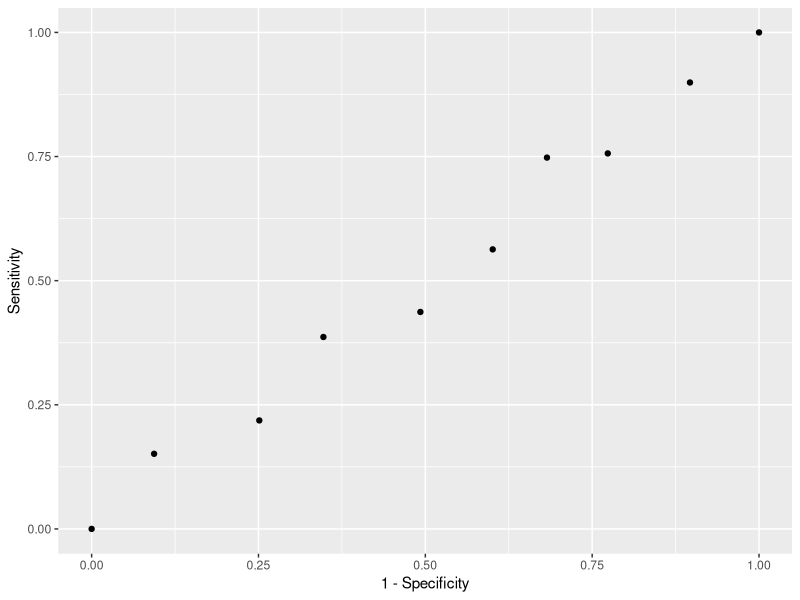
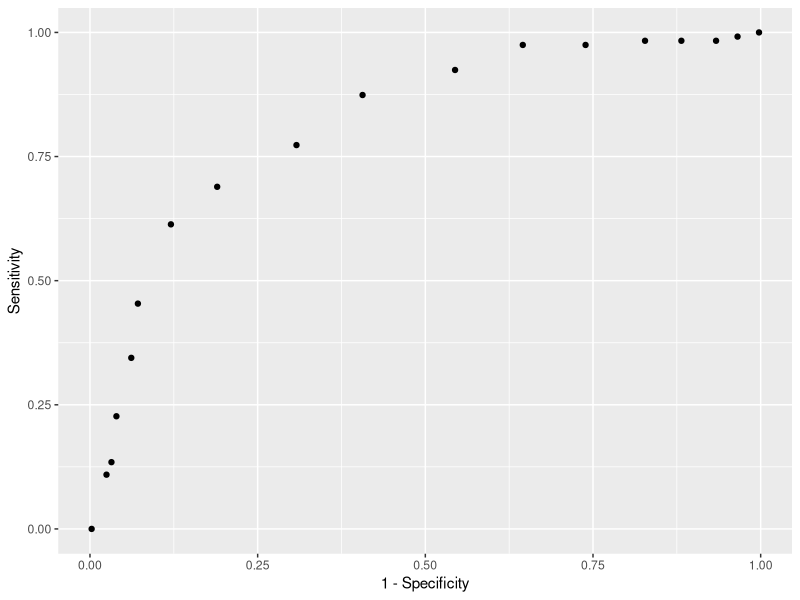
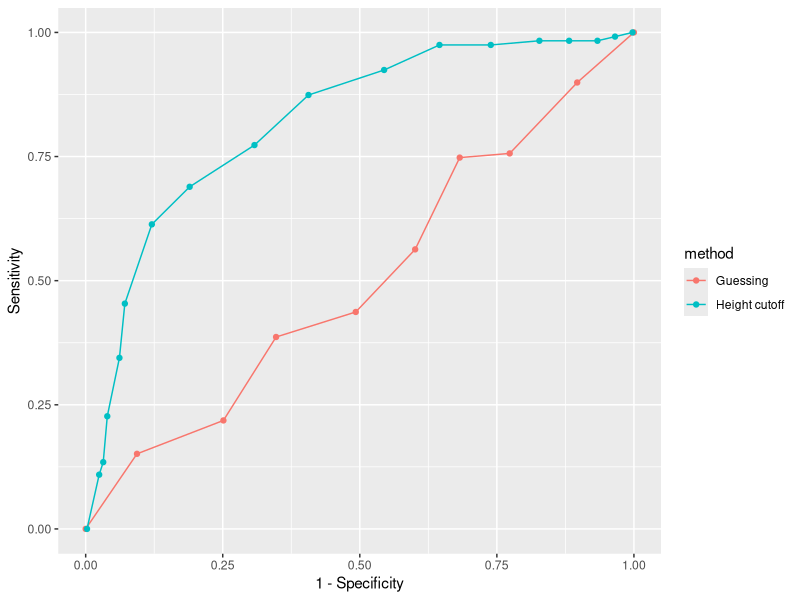
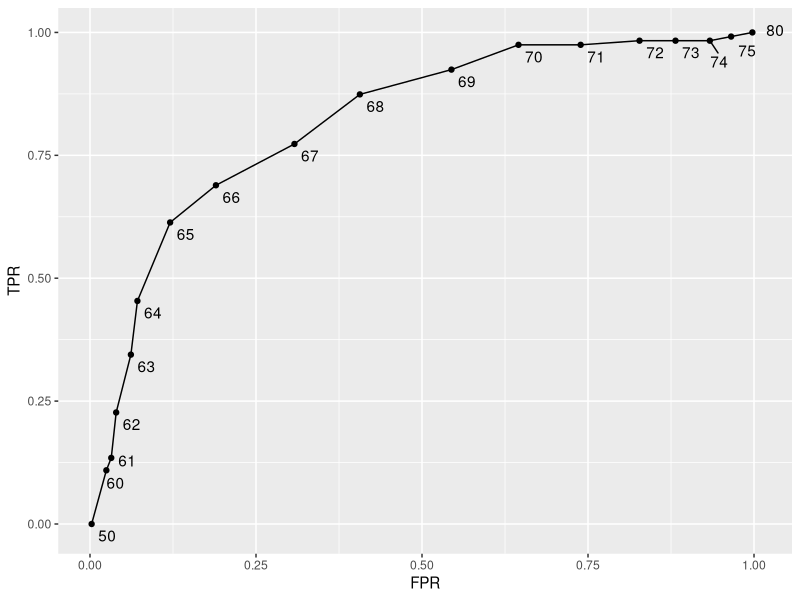
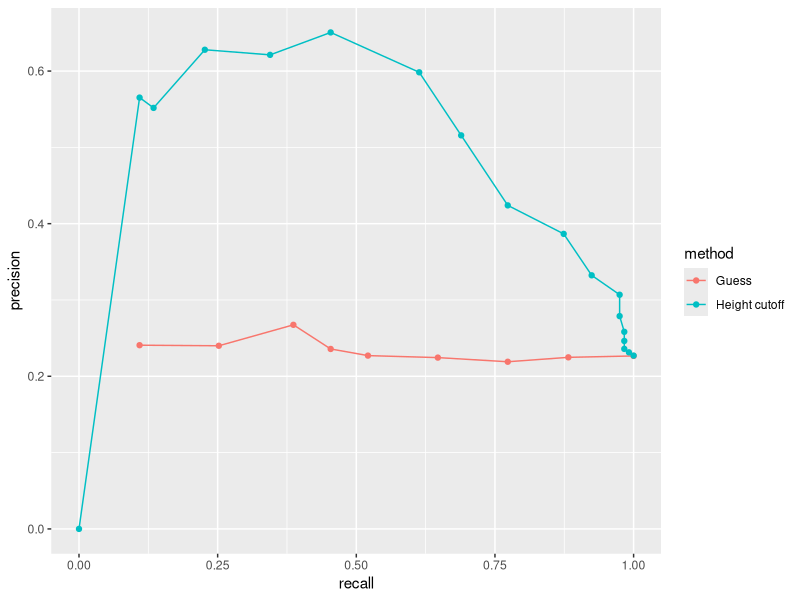

R code for these plots, in order:
# config
library(caret)
library(dslabs)
library(tidyverse)
library(ggrepel)
data(heights)

y <- heights$sex
x <- heights$height

set.seed(2)
test_index <- createDataPartition(y, times = 1, p = 0.5, list = FALSE)
head(test_index)

train_set <- heights[-test_index,]
test_set <- heights[test_index, ]

# we can see the bias of the data set
# by just increasing the guess rate of Male we can increase the accuracy
p <- 0.9
n <- length(test_index)
y_hat <- sample(c("Male", "Female"), n, replace = TRUE, prob = c(p,1-p)) %>%
  factor(levels = levels(test_set$sex))
mean(y_hat == test_set$sex)

# we can build a ROC curve based on the proportion of Males picked
probs <- seq(0, 1, length.out = 10)
guessing <- map_df(probs, function(p){
  y_hat <- 
    sample(c("Male", "Female"), n, replace = TRUE, prob=c(p, 1-p)) %>% 
    factor(levels = c("Female", "Male"))
  list(method = "Guessing",
       FPR = 1 - specificity(y_hat, test_set$sex),
       TPR = sensitivity(y_hat, test_set$sex))
})
guessing %>% qplot(FPR, TPR, data =., xlab = "1 - Specificity", ylab = "Sensitivity")

# we can build an ROC curve for the height to compare specificity vs sensitivity
cutoffs <- c(50, seq(60, 75), 80)
height_cutoff <- map_df(cutoffs, function(x){
  y_hat <- ifelse(test_set$height > x, "Male", "Female") %>% 
    factor(levels = c("Female", "Male"))
  list(method = "Height cutoff",
       FPR = 1-specificity(y_hat, test_set$sex),
       TPR = sensitivity(y_hat, test_set$sex))
})
height_cutoff %>% qplot(FPR, TPR, data = ., xlab = "1 - Specificity", ylab = "Sensitivity")

# and by plotting them together on the same graph we can display the overall advantage of one method over the other
bind_rows(guessing, height_cutoff) %>%
  ggplot(aes(FPR, TPR, color = method)) +
  geom_line() +
  geom_point() +
  xlab("1 - Specificity") +
  ylab("Sensitivity")

# when using ROC curves it is good practice to add the cutoffs used to the points
map_df(cutoffs, function(x){
  y_hat <- ifelse(test_set$height > x, "Male", "Female") %>% 
    factor(levels = c("Female", "Male"))
  list(method = "Height cutoff",
       cutoff = x, 
       FPR = 1-specificity(y_hat, test_set$sex),
       TPR = sensitivity(y_hat, test_set$sex))
}) %>%
  ggplot(aes(FPR, TPR, label = cutoff)) +
  geom_line() +
  geom_point() +
  geom_text_repel(nudge_x = 0.01, nudge_y = -0.01)

# ROCs dont show measures that depend on prevalence 
# we use precision recall plots to show situations where prevelance matters
guessing <- map_df(probs, function(p){
  y_hat <- sample(c("Male", "Female"), n, replace = TRUE, prob = c(p, 1-p)) %>%
    factor(levels = c("Female", "Male"))
  list(method = "Guess",
       recall = sensitivity(y_hat, test_set$sex),
       precision = precision(y_hat, test_set$sex))
})

height_cutoff <- map_df(cutoffs, function(x){
  y_hat <- ifelse(test_set$height > x, "Male", "Female") %>%
    factor(levels = c("Female", "Male"))
  list(method = "Height cutoff",
       recall = sensitivity(y_hat, test_set$sex),
       precision = precision(y_hat, test_set$sex))
})

bind_rows(guessing, height_cutoff) %>%
  ggplot(aes(recall, precision, color = method)) +
  geom_line() +
  geom_point() +
  xlab("recall") +
  ylab("precision")
